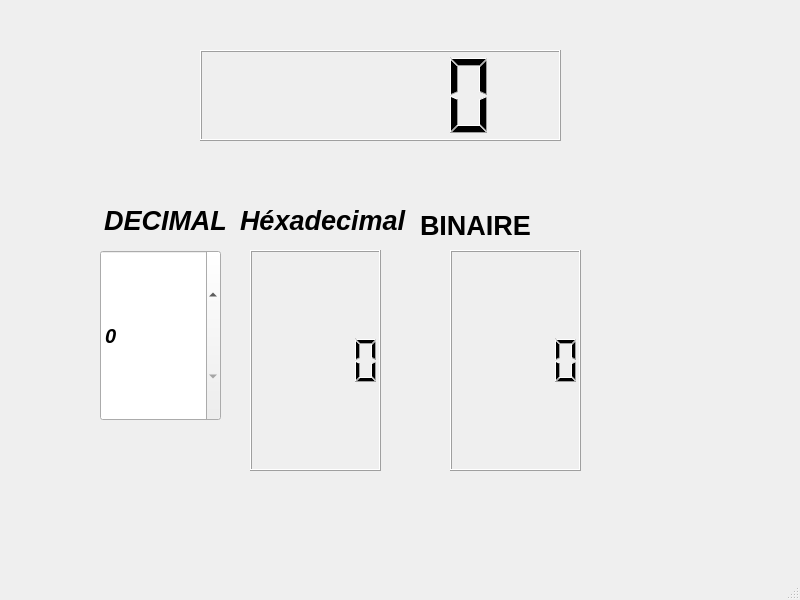
<?xml version="1.0" encoding="UTF-8"?>
<ui version="4.0">
 <class>conversion</class>
 <widget class="QMainWindow" name="conversion">
  <property name="geometry">
   <rect>
    <x>0</x>
    <y>0</y>
    <width>800</width>
    <height>600</height>
   </rect>
  </property>
  <property name="windowTitle">
   <string>conversion</string>
  </property>
  <widget class="QWidget" name="centralwidget">
   <widget class="QSpinBox" name="nombremettre">
    <property name="geometry">
     <rect>
      <x>100</x>
      <y>250</y>
      <width>121</width>
      <height>171</height>
     </rect>
    </property>
    <property name="font">
     <font>
      <pointsize>15</pointsize>
      <italic>true</italic>
      <bold>true</bold>
     </font>
    </property>
   </widget>
   <widget class="QLabel" name="DEClMAL">
    <property name="geometry">
     <rect>
      <x>100</x>
      <y>200</y>
      <width>131</width>
      <height>41</height>
     </rect>
    </property>
    <property name="font">
     <font>
      <pointsize>20</pointsize>
      <italic>true</italic>
      <bold>true</bold>
     </font>
    </property>
    <property name="text">
     <string>DECIMAL</string>
    </property>
    <property name="alignment">
     <set>Qt::AlignCenter</set>
    </property>
   </widget>
   <widget class="QLabel" name="hexadecimal">
    <property name="geometry">
     <rect>
      <x>240</x>
      <y>190</y>
      <width>181</width>
      <height>61</height>
     </rect>
    </property>
    <property name="font">
     <font>
      <pointsize>20</pointsize>
      <italic>true</italic>
      <bold>true</bold>
     </font>
    </property>
    <property name="text">
     <string>Héxadecimal</string>
    </property>
   </widget>
   <widget class="QLabel" name="binaire">
    <property name="geometry">
     <rect>
      <x>420</x>
      <y>210</y>
      <width>121</width>
      <height>31</height>
     </rect>
    </property>
    <property name="font">
     <font>
      <pointsize>20</pointsize>
      <bold>true</bold>
     </font>
    </property>
    <property name="text">
     <string>BINAIRE</string>
    </property>
   </widget>
   <widget class="QLCDNumber" name="nombrehexa">
    <property name="geometry">
     <rect>
      <x>250</x>
      <y>250</y>
      <width>131</width>
      <height>221</height>
     </rect>
    </property>
    <property name="font">
     <font>
      <pointsize>20</pointsize>
      <italic>true</italic>
      <bold>true</bold>
     </font>
    </property>
   </widget>
   <widget class="QLCDNumber" name="nombrebinaire">
    <property name="geometry">
     <rect>
      <x>450</x>
      <y>250</y>
      <width>131</width>
      <height>221</height>
     </rect>
    </property>
    <property name="font">
     <font>
      <pointsize>20</pointsize>
      <italic>true</italic>
      <bold>true</bold>
     </font>
    </property>
   </widget>
   <widget class="QLCDNumber" name="lcdNumber">
    <property name="geometry">
     <rect>
      <x>200</x>
      <y>50</y>
      <width>361</width>
      <height>91</height>
     </rect>
    </property>
    <property name="font">
     <font>
      <pointsize>20</pointsize>
      <italic>true</italic>
      <bold>true</bold>
     </font>
    </property>
   </widget>
  </widget>
  <widget class="QMenuBar" name="menubar">
   <property name="geometry">
    <rect>
     <x>0</x>
     <y>0</y>
     <width>800</width>
     <height>21</height>
    </rect>
   </property>
  </widget>
  <widget class="QStatusBar" name="statusbar"/>
 </widget>
 <resources/>
 <connections>
  <connection>
   <sender>nombremettre</sender>
   <signal>valueChanged(int)</signal>
   <receiver>nombrebinaire</receiver>
   <slot>display(int)</slot>
   <hints>
    <hint type="sourcelabel">
     <x>122</x>
     <y>372</y>
    </hint>
    <hint type="destinationlabel">
     <x>525</x>
     <y>480</y>
    </hint>
   </hints>
  </connection>
  <connection>
   <sender>nombremettre</sender>
   <signal>valueChanged(int)</signal>
   <receiver>nombrehexa</receiver>
   <slot>setHexMode()</slot>
   <hints>
    <hint type="sourcelabel">
     <x>178</x>
     <y>395</y>
    </hint>
    <hint type="destinationlabel">
     <x>267</x>
     <y>395</y>
    </hint>
   </hints>
  </connection>
  <connection>
   <sender>nombremettre</sender>
   <signal>valueChanged(int)</signal>
   <receiver>nombrebinaire</receiver>
   <slot>setBinMode()</slot>
   <hints>
    <hint type="sourcelabel">
     <x>170</x>
     <y>293</y>
    </hint>
    <hint type="destinationlabel">
     <x>533</x>
     <y>280</y>
    </hint>
   </hints>
  </connection>
  <connection>
   <sender>nombremettre</sender>
   <signal>valueChanged(int)</signal>
   <receiver>nombrehexa</receiver>
   <slot>display(int)</slot>
   <hints>
    <hint type="sourcelabel">
     <x>173</x>
     <y>342</y>
    </hint>
    <hint type="destinationlabel">
     <x>279</x>
     <y>350</y>
    </hint>
   </hints>
  </connection>
 </connections>
</ui>
